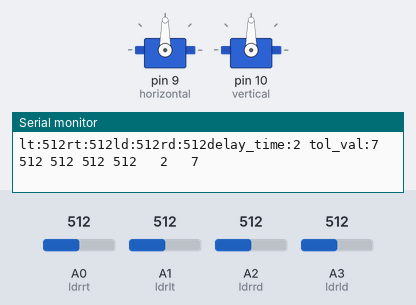
Bench run of a sketch on a simulated Arduino Uno, built with avr-gcc and run on an emulated ATmega328P. On the bench: 2 × servo, the last lines printed to the serial monitor. The inputs (shaded band) are chosen by the test bench; at power-on: A0 (ldrrt) = 512, A1 (ldrlt) = 512, A2 (ldrrd) = 512, A3 (ldrld) = 512.

Above: at 1.2 s.
1.3 s: A0 (ldrrt) set to 481
At 2.22 s:
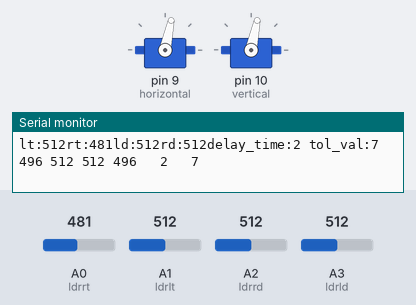
4.3 s: A1 (ldrlt) set to 481
At 7.22 s:
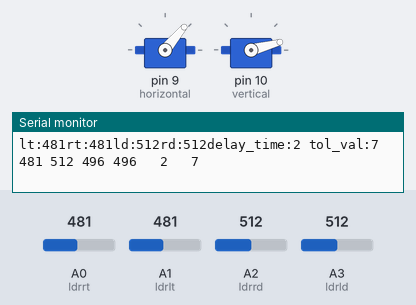
7.3 s: A2 (ldrrd) set to 490
At 8.29 s:
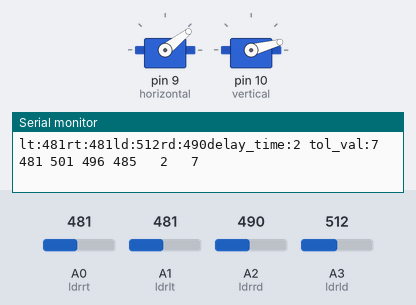
10.3 s: A3 (ldrld) set to 30
At 10.41 s:
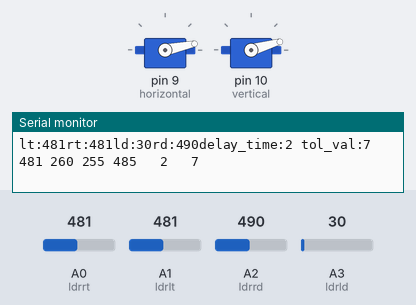
13.3 s: A1 (ldrlt) set to 30
At 13.33 s:
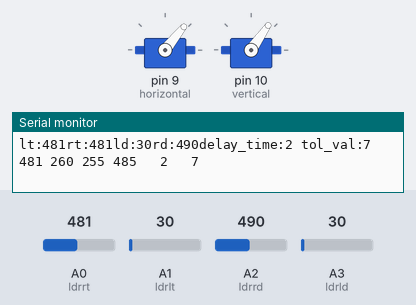
16.3 s: A3 (ldrld) set to 160
At 16.39 s:
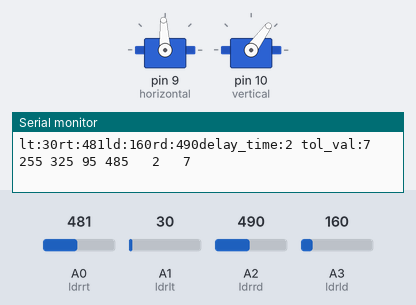
Timing chart, 0 to 22.9 s (numbered marks = the images above; inputs shaded):
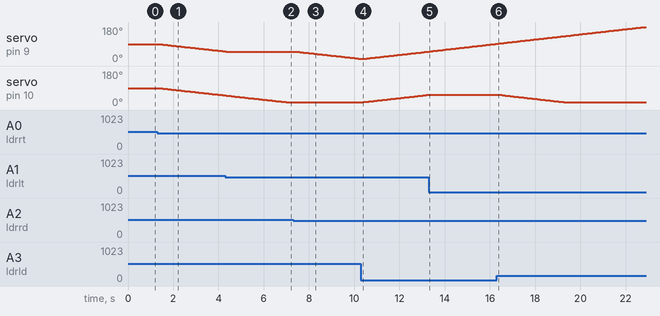

Measured:
- the behaviour switches between 498 and 497 on A0 (ldrrt) (found by bisection; images 0 and 1)
- the behaviour switches between 496 and 495 on A1 (ldrlt) (found by bisection; images 1 and 2)
- the behaviour switches between 497 and 496 on A2 (ldrrd) (found by bisection; images 2 and 3)
- after the input at 1.3 s, servo on pin 9 (horizontal), servo on pin 10 (vertical): moves from 90° to 51° over 2.9 s, starting after 0.08 s
- after the input at 4.3 s, servo on pin 9 (horizontal): goes on until 4.3 s, then stays 50°
- after the input at 7.3 s, servo on pin 9 (horizontal): moves from 50° to 12° over 2.8 s, starting after 0.15 s
- after the input at 10.3 s, servo on pin 10 (vertical): moves from 15° to 54° over 2.8 s, starting after 0.11 s
- after the input at 13.3 s, servo on pin 10 (vertical): goes on until 13.3 s, then stays 55°
- after the input at 16.3 s, servo on pin 10 (vertical): moves from 55° to 15° over 2.9 s, starting after 0.09 s

The sketch:

mark1.ino
```cpp
#include <Servo.h> // Servo library
// 180 가로(좌/우)모터 최대 범위값
Servo horizontal;           // 가로(좌/우)모터
int servoMhStand= 90;       //  가로(좌/우) 판넬(서보모터) stand value 초기값.
int servoMhLimitHigh = 180; //  가로(좌/우) 최대값
int servoMhLimitLow = 0;    //  가로(좌/우) 최저값

// 65 세로(상/하)모터 최대 범위값
Servo vertical;             // 세로(상/하)모터
int servoMvStand= 90;       //  세로(상/하) 판넬(서보모터) stand value 초기값.
int servoMvLimitHigh = 150; //세로(상/하) 최대값
int servoMvLimitLow = 15;   //세로(상/하) 최저값


int ldrrt = 0; //LDR - BOTTOM RIGHT
int ldrlt = 1; //LDR - BOTTOM LEFT
int ldrrd = 2; //LDR - TOP RIGHT
int ldrld = 3; //LDR - TOP LEFT

int delay_time = 2;
int tol_val = 7;

void setup()
{
  Serial.begin(9600);

// 서보모터 연결
    horizontal.attach(9); //가로
    vertical.attach(10);  //세로


//  horizontal.write(90); // 가로(좌/우) 판넬(서보모터) stand.
//  vertical.write(45);   // tpfh(상/하) 판넬(서보모터) stand.


}

void loop()
{
  // Ldr 값을 Read.
  int lt = analogRead(ldrlt); // top left
  int rt = analogRead(ldrrt); // top right
  int ld = analogRead(ldrld); // down left
  int rd = analogRead(ldrrd); // down rigt

  Serial.print("lt:");
  Serial.print(lt);
  Serial.print("rt:");
  Serial.print(rt);
  Serial.print("ld:");
  Serial.print(ld);
  Serial.print("rd:");
  Serial.print(rd);

  int avt = (lt + rt) / 2; // 평균값 top
  int avd = (ld + rd) / 2; // 평균값 down
  int avl = (lt + ld) / 2; // 평균값 left
  int avr = (rt + rd) / 2; // 평균값 right

  int dvert = avt - avd; // 상하 차이 값 계산
  int dhoriz = avl - avr;// 좌우 차이 값 계산
  Serial.print("delay_time:");
  Serial.print(delay_time);
  Serial.print(" ");
  Serial.print("tol_val:");
  Serial.print(tol_val);
  Serial.print(" ");
  Serial.print(avt);
  Serial.print(" ");
  Serial.print(avd);
  Serial.print(" ");
  Serial.print(avl);
  Serial.print(" ");
  Serial.print(avr);
  Serial.print("   ");
  Serial.print(delay_time);
  Serial.print("   ");
  Serial.print(tol_val);
  Serial.println(" ");


  if (-1*tol_val > dvert || dvert > tol_val)
  {
    if (avt > avd)
   {
      servoMvStand= ++servoMvStand;
      if (servoMvStand> servoMvLimitHigh)
      {
       servoMvStand= servoMvLimitHigh;
      }
    }
   else if (avt < avd)
   {
      servoMvStand= --servoMvStand;
      if (servoMvStand< servoMvLimitLow)
    {
      servoMvStand= servoMvLimitLow;
    }
   }
  vertical.write(servoMvStand);
  }

  if (-1*tol_val > dhoriz || dhoriz > tol_val)
  {
    if (avl > avr)
    {
      servoMhStand= --servoMhStand;
     if (servoMhStand< servoMhLimitLow)
      {
     servoMhStand= servoMhLimitLow;
     }
   }
    else if (avl < avr)
   {
     servoMhStand= ++servoMhStand;
      if (servoMhStand> servoMhLimitHigh)
      {
       servoMhStand= servoMhLimitHigh;
      }
   }
  else if (avl = avr)
  {
    // nothing
  }
  horizontal.write(servoMhStand);
  }
   delay(delay_time);

}
```
